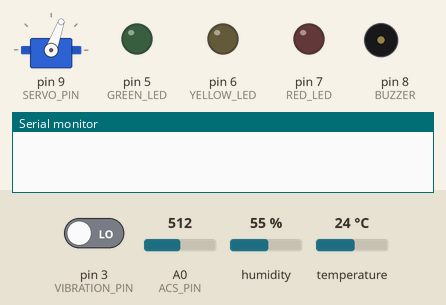
The sketch below on a simulated Arduino Uno, built with avr-gcc and run on an emulated ATmega328P. Parts: servo, output pins drawn as LEDs (lit = HIGH), buzzer (waves = sounding), the last lines printed to the serial monitor. The inputs (shaded band) are chosen by the test bench; at power-on: temperature 24 °C, pin 3 (VIBRATION_PIN) LOW, A0 (ACS_PIN) = 512, humidity 55 %.

Above: at 3.2 s.
3.3 s: temperature set to 33 °C
7.0 s: temperature set to 36 °C
At 10.4 s:
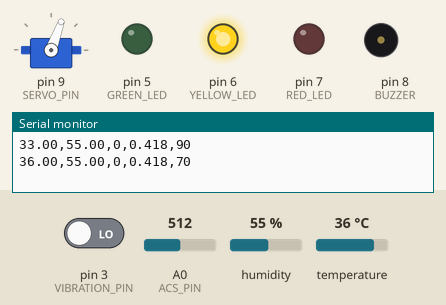
10.8 s: temperature set to 12 °C
At 13.3 s:
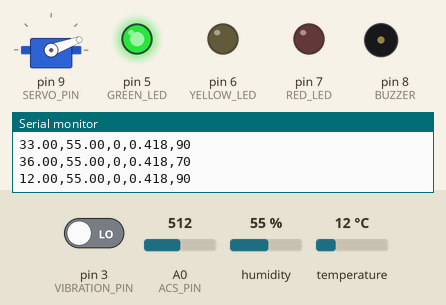
14.3 s: temperature set to 41 °C
At 18.3 s:
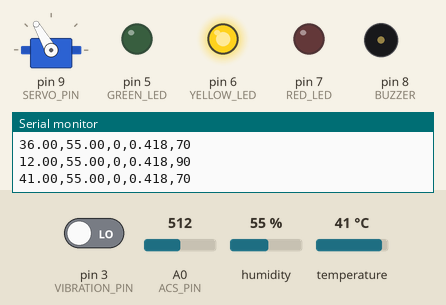
Timing chart, 0 to 19.5 s (numbered marks = the images above; inputs shaded):
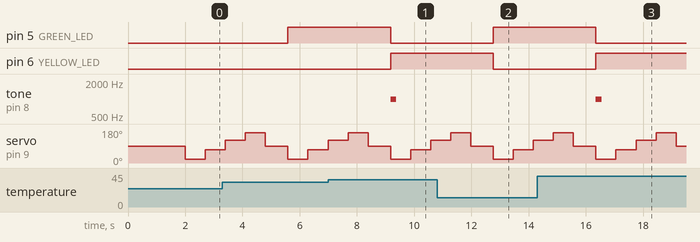

Measured:
- the behaviour switches between 34 and 35 °C on temperature (found by bisection; images 0 and 1)
- after the input at 7.0 s, pin 5 (GREEN_LED): HIGH → LOW after 2.2 s; pin 6 (YELLOW_LED): LOW → HIGH after 2.2 s; tone on pin 8 (BUZZER): silent → 1000 Hz after 2.2 s, → silent 0.20 s later
- after the input at 10.8 s, pin 5 (GREEN_LED): LOW → HIGH after 2.0 s; pin 6 (YELLOW_LED): HIGH → LOW after 2.0 s; tone on pin 8 (BUZZER): stays silent (without the input it goes to 1000 Hz after 2.0 s)
- after the input at 14.3 s, pin 5 (GREEN_LED): HIGH → LOW after 2.1 s; pin 6 (YELLOW_LED): LOW → HIGH after 2.1 s; tone on pin 8 (BUZZER): silent → 1000 Hz after 2.1 s, → silent 0.20 s later

The sketch:

machine_health_arduino.ino
```cpp
#include <Servo.h>
#include <DHT.h>

#define DHT_PIN 2
#define DHT_TYPE DHT11

#define VIBRATION_PIN 3
#define ACS_PIN A0

#define GREEN_LED 5
#define YELLOW_LED 6
#define RED_LED 7
#define BUZZER 8

#define SERVO_PIN 9

DHT dht(DHT_PIN, DHT_TYPE);
Servo machineServo;

const float ACS_SENSITIVITY = 0.066;
const float ACS_ZERO = 2.530;

unsigned long vibrationCount = 0;
int lastVibrationState = LOW;

void setup() {

  Serial.begin(9600);

  dht.begin();
  machineServo.attach(SERVO_PIN);

  pinMode(VIBRATION_PIN, INPUT);

  pinMode(GREEN_LED, OUTPUT);
  pinMode(YELLOW_LED, OUTPUT);
  pinMode(RED_LED, OUTPUT);
  pinMode(BUZZER, OUTPUT);

  digitalWrite(GREEN_LED, LOW);
  digitalWrite(YELLOW_LED, LOW);
  digitalWrite(RED_LED, LOW);
  noTone(BUZZER);

  machineServo.write(90);

  delay(2000);
}

void loop() {

  vibrationCount = 0;

  // =========================
  // SERVO / MACHINE CYCLE
  // =========================

  machineServo.write(20);
  monitorVibration(700);

  machineServo.write(70);
  monitorVibration(700);

  machineServo.write(120);
  monitorVibration(700);

  machineServo.write(160);
  monitorVibration(700);

  machineServo.write(90);
  monitorVibration(700);


  // =========================
  // DHT11
  // =========================

  float temperature = dht.readTemperature();
  float humidity = dht.readHumidity();

  if (isnan(temperature) || isnan(humidity)) {
    temperature = 0;
    humidity = 0;
  }


  // =========================
  // ACS712
  // =========================

  long total = 0;

  for (int i = 0; i < 100; i++) {
    total += analogRead(ACS_PIN);
    delayMicroseconds(500);
  }

  float averageADC = total / 100.0;

  float voltage =
      averageADC * 5.0 / 1023.0;

  float current =
      abs((voltage - ACS_ZERO) / ACS_SENSITIVITY);


  // =========================
  // HEALTH SCORE
  // =========================

  int healthScore = 100;

  if (temperature >= 45) {
    healthScore -= 40;
  }
  else if (temperature >= 35) {
    healthScore -= 20;
  }

  if (vibrationCount >= 20) {
    healthScore -= 40;
  }
  else if (vibrationCount >= 8) {
    healthScore -= 20;
  }

  if (current >= 0.50) {
    healthScore -= 20;
  }
  else if (current >= 0.25) {
    healthScore -= 10;
  }

  if (healthScore < 0) {
    healthScore = 0;
  }


  // =========================
  // LED + BUZZER
  // =========================

  if (healthScore >= 75) {

    // HEALTHY
    digitalWrite(GREEN_LED, HIGH);
    digitalWrite(YELLOW_LED, LOW);
    digitalWrite(RED_LED, LOW);

    noTone(BUZZER);
  }

  else if (healthScore >= 45) {

    // WARNING
    digitalWrite(GREEN_LED, LOW);
    digitalWrite(YELLOW_LED, HIGH);
    digitalWrite(RED_LED, LOW);

    tone(BUZZER, 1000, 200);
  }

  else {

    // CRITICAL
    digitalWrite(GREEN_LED, LOW);
    digitalWrite(YELLOW_LED, LOW);
    digitalWrite(RED_LED, HIGH);

    tone(BUZZER, 1500, 500);
  }


  // =========================
  // PYTHON DATA
  // =========================

  Serial.print(temperature);
  Serial.print(",");

  Serial.print(humidity);
  Serial.print(",");

  Serial.print(vibrationCount);
  Serial.print(",");

  Serial.print(current, 3);
  Serial.print(",");

  Serial.println(healthScore);

}


// ======================================
// VIBRATION MONITOR
// ======================================

void monitorVibration(unsigned long duration) {

  unsigned long startTime = millis();

  while (millis() - startTime < duration) {

    int vibrationState =
        digitalRead(VIBRATION_PIN);

    if (vibrationState == HIGH &&
        lastVibrationState == LOW) {

      vibrationCount++;
    }

    lastVibrationState = vibrationState;

    delay(20);
  }
}
```
